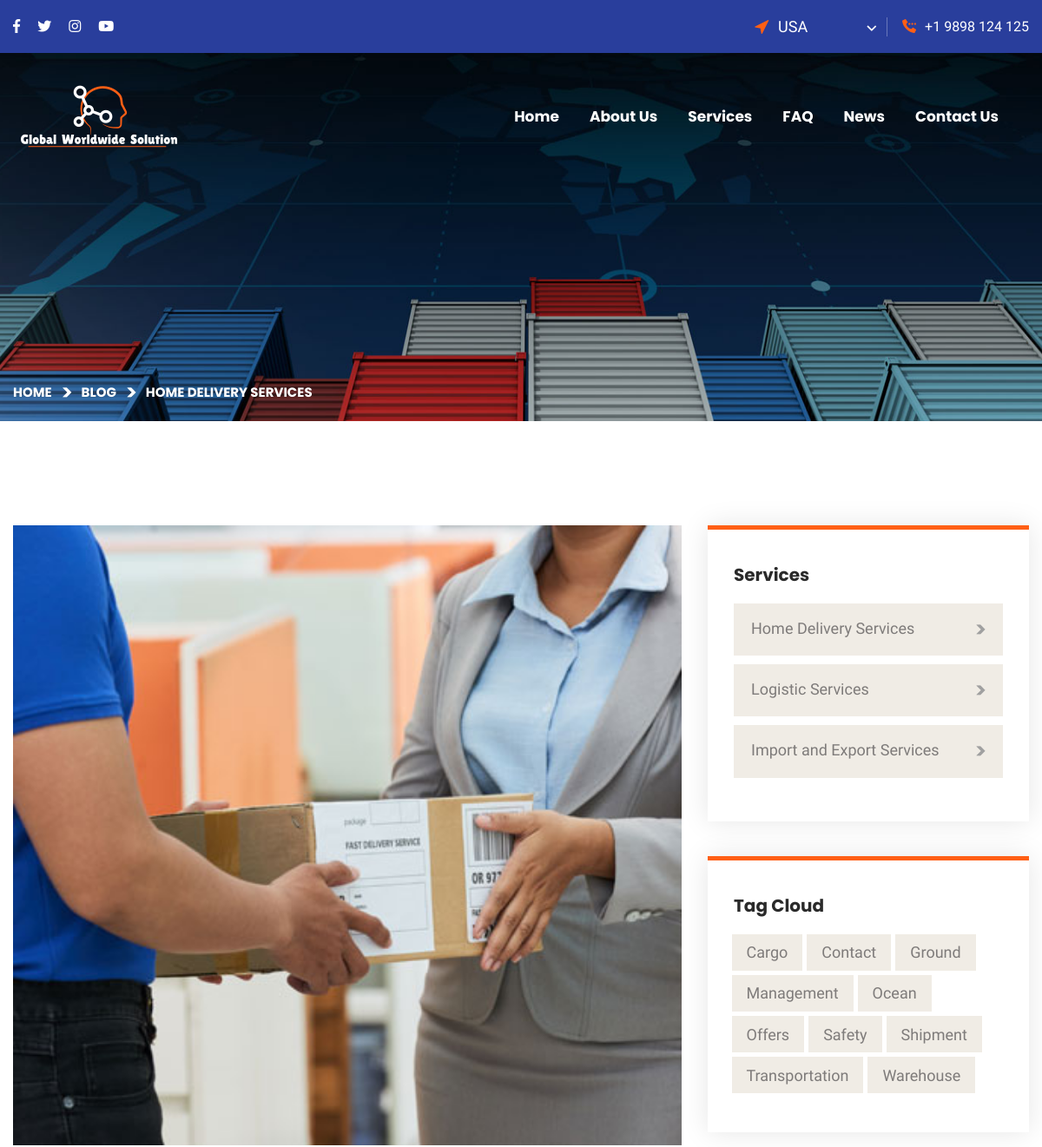
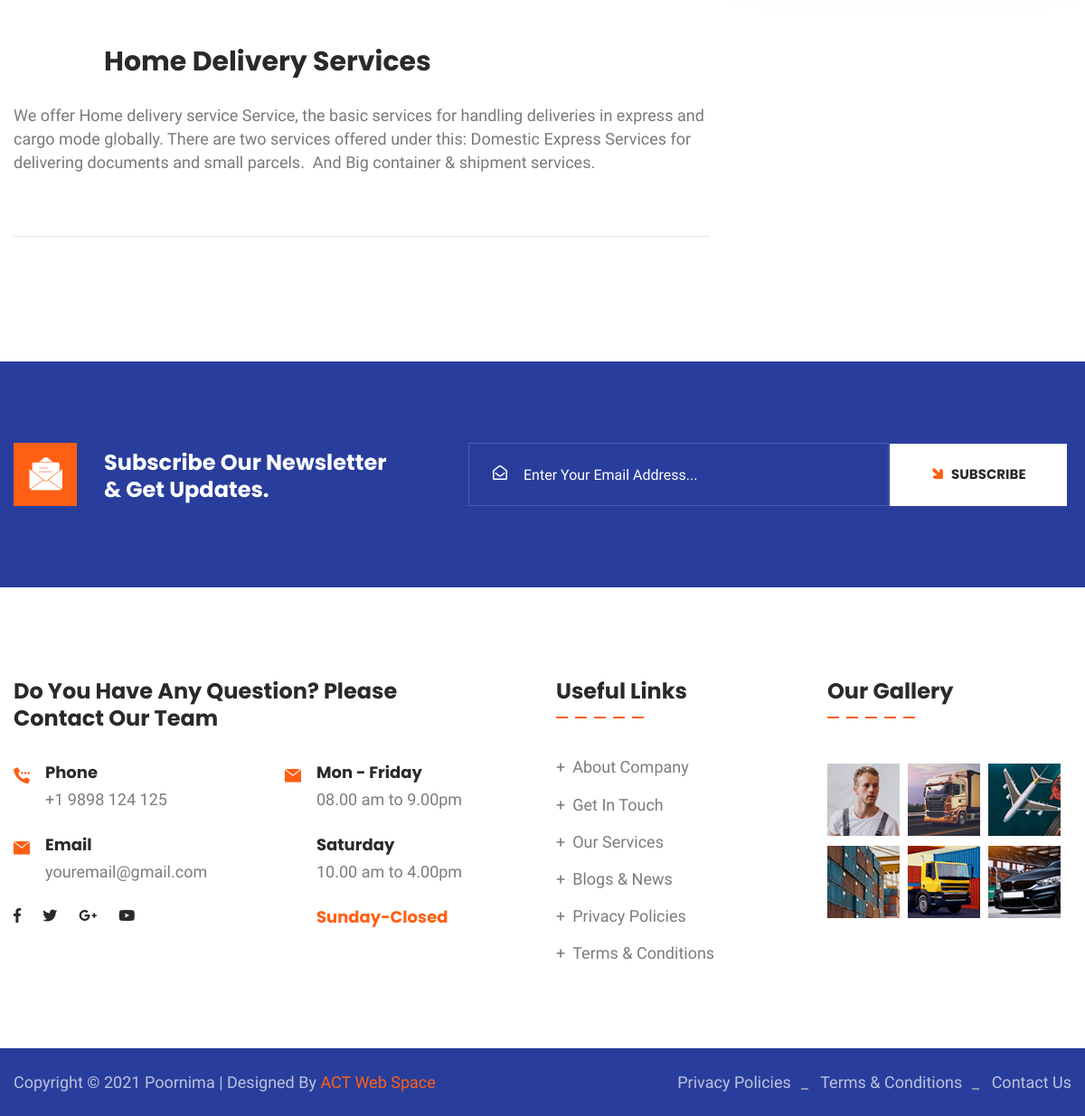
Page /single-service.php?id=38 on the committed database (2 pictures, top to bottom).
### tables this page shows
CREATE TABLE `settings` (
  `id` int(100) NOT NULL,
  `header_logo` varchar(255) DEFAULT NULL,
  `email` varchar(255) DEFAULT NULL,
  `phone` varchar(255) DEFAULT NULL,
  `phone2` varchar(20) DEFAULT NULL,
  `footer_logo` varchar(255) DEFAULT NULL,
  `footer_desc` varchar(5000) DEFAULT NULL,
  `facebook` varchar(2000) DEFAULT NULL,
  `twitter` varchar(2000) DEFAULT NULL,
  `linkedin` varchar(2000) DEFAULT NULL,
  `instagram` varchar(2000) DEFAULT NULL,
  `youtube` varchar(2000) DEFAULT NULL,
  `address` varchar(1000) DEFAULT NULL,
  `city` varchar(255) DEFAULT NULL,
  `state` varchar(255) DEFAULT NULL,
  `country` varchar(255) DEFAULT NULL,
  `pin` varchar(255) DEFAULT NULL,
  `map` varchar(3000) DEFAULT NULL,
  `site_name` varchar(255) DEFAULT NULL
);

CREATE TABLE `services` (
  `id` int(100) NOT NULL,
  `title` varchar(1000) DEFAULT NULL,
  `short` varchar(1500) DEFAULT NULL,
  `descrip` varchar(10000) DEFAULT NULL,
  `img` varchar(100) DEFAULT NULL,
  `url` varchar(255) DEFAULT NULL,
  `date` varchar(100) DEFAULT NULL,
  `status` varchar(10) DEFAULT NULL
);

### single-service.php (the view, shortened to what this page needs)
<?php
    include "admin/conn.php";
    $id = $_GET['id'];
    $service = mysqli_query($con,"SELECT * FROM services WHERE id=$id");
    $fetch = mysqli_fetch_array($service);
    $recent = mysqli_query($con,"SELECT * FROM services ORDER BY id DESC");
?>
<!DOCTYPE html>
<html lang="en">
<head>
<link href="assets/css/bootstrap.css" rel="stylesheet">
<link href="assets/css/style.css" rel="stylesheet">
<link href="assets/css/responsive.css" rel="stylesheet">
<link href="assets/css/color.css" rel="stylesheet">
</head>
<body>
<div class="page-wrapper">
<?php include "header.php"; ?>
    <section class="page-title" style="background-image: url(assets/images/background/bg-20.jpg);">
        <div class="auto-container">
            <div class="content-box">
                <div class="content-wrapper">
                    <ul class="bread-crumb clearfix">
                        <li><a href="index.php">Home</a></li>
                        <li><a href="#">Blog</a></li>
                        <li><?php echo $fetch['title']; ?></li>
                    </ul>
                </div>
            </div>
        </div>
    </section>
    <section class="news-section">
        <div class="auto-container">
            <div class="row">
                <div class="col-lg-8">
                    <div class="news-block-four blog-single-post">
                        <div class="inner-box">
                            <div class="image mb-5"><img src="admin/images/services/<?php echo $fetch['img'];  ?>" alt=""></div>
                            <div class="lower-content">
                                <div class="top-content">
                                    <h3><?php echo $fetch['title'];  ?></h3>
                                </div>
                                <div class="text mb-5">
                                    <p><?php echo $fetch['descrip'];  ?></p>
                                </div>
                            </div>
                        </div>
                    </div>
                </div>
                <aside class="col-lg-4 sidebar">
                    <div class="blog-sidebar style-two">
                        <div class="widget widget_categories">
                            <h4 class="widget_title">Services</h4>
                            <div class="widget-content">
                                <ul class="categories-list clearfix">
                                  <?php
                                    while($row=mysqli_fetch_array($recent)){
                                ?>
                                    <li><a href="single-service.php?id=<?php echo $row['id']; ?>"><?php echo $row['title']; ?> <i class="flaticon-right-arrow-6"></i> <span><?php echo $counti; ?></span></a></li>
                                 <?php  } ?>
                                </ul>
                            </div>
                        </div>
                        <div class="widget tag-cloud-widget">
                            <h4 class="widget_title">Tag Cloud</h4>
                            <ul class="clearfix">
                                <li><a href="#">Cargo</a></li>
                                <li><a href="#">Contact</a></li>
                                <li><a href="#">Ground</a></li>
                                <li><a href="#">Management</a></li>
                                <li><a href="#">Ocean</a></li>
                                <li><a href="#">Offers</a></li>
                                <li><a href="#">Safety</a></li>
                                <li><a href="#">Shipment</a></li>
                                <li><a href="#">Transportation</a></li>
                                <li><a href="#">Warehouse</a></li>
                            </ul>
                        </div>
                    </div>
                </aside>
            </div>
        </div>
    </section>
   <?php include "footer.php"; ?>
</body>
</html>

### header.php (shortened to what this page needs)
<?php
    include "admin/conn.php";
    $settings = mysqli_query($con,"SELECT * FROM settings");
    $setting  = mysqli_fetch_array($settings);
?>
    <header class="main-header header-style-one">
        <div class="header-top">
            <div class="auto-container">
                <div class="inner-container">
                    <div class="left-column">
                        <ul class="social-icon">
                            <li><a target="blank" href="<?php echo $setting['facebook']; ?>"><i class="fab fa-facebook-f"></i></a></li>
                            <li><a target="blank" href="<?php echo $setting['twitter']; ?>"><i class="fab fa-twitter"></i></a></li>
                            <li><a target="blank" href="<?php echo $setting['instagram']; ?>"><i class="fab fa-instagram"></i></a></li>
                            <li><a target="blank" href="<?php echo $setting['youtube']; ?>"><i class="fab fa-youtube"></i></a></li>
                        </ul>
                    </div>
                    <div class="right-column">
                        <div class="location">
                            <span class="flaticon-cursor"></span>
                            <form action="#" class="location-switcher">
                                <select class="selectpicker">
                                    <option value="1">USA</option>
                                </select>
                            </form>
                        </div>
                        <div class="phone-number"><i class="flaticon-calling"></i><a href="tel:<?php  echo $setting['phone']; ?>"></a><?php  echo $setting['phone']; ?></div>
                    </div>
                </div>
            </div>
        </div>
        <div class="header-upper">
            <div class="auto-container">
                <div class="inner-container">
                    <div class="logo-box">
                        <div class="logo"><a href="index.php"><img src="assets/images/klogo2.png" alt=""></a></div>
                    </div>
                    <div class="right-column">
                        <div class="nav-outer">
                            <nav class="main-menu navbar-expand-md navbar-light">
                                <div class="collapse navbar-collapse show clearfix" id="navbarSupportedContent">
                                    <ul class="navigation">
                                        <li class="dropdown"><a href="index.php">Home</a></li>
                                        <li class="dropdown"><a href="about.php">About Us</a></li>
                                        <li class="dropdown"><a href="service.php">Services</a>
                                        <li class="dropdown"><a href="faq.php">FAQ</a>
                                        </li>
                                        <li class="dropdown"><a href="blog.php">News</a>
                                        </li>
                                        <li><a href="contact.php">Contact Us</a></li>
                                    </ul>
                                </div>
                            </nav>
                        </div>
                    </div>
                </div>
            </div>
        </div>
    </header>

### footer.php (shortened to what this page needs)
<?php
    include "admin/conn.php";
    $settings = mysqli_query($con,"SELECT * FROM settings");
    $setting  = mysqli_fetch_array($settings);
?>
    <section class="newsletter-section style-two">
        <div class="auto-container">
            <div class="row">
                <div class="col-lg-5">
                    <h3><span class="flaticon-email"></span> Subscribe Our Newsletter <br> & Get Updates.</h3>
                </div>
                <div class="col-lg-7">
                    <div class="newsletter-form">
                        <form action="subscribe.php" method="post">
                            <div class="form-group">
                                <i class="far fa-envelope-open"></i>
                                <input type="email" placeholder="Enter Your Email Address..."  name="email">
                                <button type="submit" class="theme-btn btn-style-one"><span><i class="flaticon-up-arrow" name="submit"></i>Subscribe</span></button>
                            </div>
                        </form>
                    </div>
                </div>
            </div>
        </div>
    </section>
    <footer class="main-footer">
        <div class="upper-box">
            <div class="auto-container">
                <div class="row">
                    <div class="col-lg-6">
                        <div class="widget contact-widget style-two">
                            <h4>Do You Have Any Question? Please <br> Contact Our Team</h4>
                            <div class="row">
                                <div class="col-md-6">
                                    <div class="wrapper-box">
                                        <div class="icon-box">
                                            <div class="icon"><span class="flaticon-calling"></span></div>
                                            <div class="text"><strong>Phone</strong><a href="tel:<?php echo $setting['phone']; ?>"><?php echo $setting['phone']; ?></a></div>
                                        </div>
                                        <div class="icon-box">
                                            <div class="icon"><span class="flaticon-mail"></span></div>
                                            <div class="text"><strong>Email</strong><a href="mail:<?php echo $setting['email']; ?>"><?php echo $setting['email']; ?></a></div>
                                        </div>
                                        <ul class="social-icon">
                                            <li><a href="#"><i class="fab fa-facebook-f"></i></a></li>
                                            <li><a href="#"><i class="fab fa-twitter"></i></a></li>
                                            <li><a href="#"><i class="fab fa-google-plus-g"></i></a></li>
                                            <li><a href="#"><i class="fab fa-youtube"></i></a></li>
                                        </ul>
                                    </div>
                                </div>
                                <div class="col-md-6">
                                    <div class="icon-box">
                                        <div class="icon"><span class="flaticon-mail"></span></div>
                                        <div>
                                            <div class="text"><strong>Mon - Friday</strong>08.00 am to 9.00pm</div>
                                            <div class="text"><strong>Saturday</strong>10.00 am to 4.00pm</div>
                                            <div class="text"><span>Sunday-Closed</span></div>
                                        </div>
                                    </div>
                                </div>
                            </div>
                        </div>
                    </div>
                    <div class="col-lg-6">
                        <div class="row">
                            <div class="col-md-6">
                                <div class="widget links-widget">
                                    <h4 class="widget_title">Useful Links</h4>
                                    <div class="widget-content">
                                        <ul class="list">
                                            <li><a href="about.php">About Company</a></li>
                                            <li><a href="contact.php">Get In Touch</a></li>
                                           <li><a href="service.php">Our Services</a></li>
                                            <li><a href="blog.php">Blogs & News</a></li>
                                            <li><a href="privacy.php">Privacy Policies</a></li>
                                            <li><a href="terms.php">Terms & Conditions</a></li>
                                        </ul>
                                    </div>
                                </div>
                            </div>
                            <div class="col-md-6">
                                <div class="widget instagram-widget">
                                    <h4 class="widget_title">Our Gallery</h4>
                                    <div class="wrapper-box">
                                        <div class="image">
                                            <img src="assets/images/gallery/gallery-1.jpg" alt="">
                                        </div>
                                        <div class="image">
                                            <img src="assets/images/gallery/gallery-2.jpg" alt="">
                                        </div>
                                        <div class="image">
                                            <img src="assets/images/gallery/gallery-3.jpg" alt="">
                                        </div>
                                        <div class="image">
                                            <img src="assets/images/gallery/gallery-4.jpg" alt="">
                                        </div>
                                        <div class="image">
                                            <img src="assets/images/gallery/gallery-5.jpg" alt="">
                                        </div>
                                        <div class="image">
                                            <img src="assets/images/gallery/gallery-6.jpg" alt="">
                                        </div>
                                    </div>
                                </div>
                            </div>
                        </div>
                    </div>
                </div>
            </div>
        </div>
    </footer>
    <div class="footer-bottom">
        <div class="auto-container">
            <div class="row m-0 align-items-center justify-content-between">
                <div class="copyright-text">Copyright © 2021 <?php echo $setting['site_name']; ?> | Designed By <a target="blank" href="https://www.actwebspace.com"> ACT Web Space</a></div>
                <ul class="menu">
                    <li><a href="privacy.php">Privacy Policies</a></li>
                    <li><a href="terms.php">Terms & Conditions </a></li>
                    <li><a href="contact.php">  Contact Us</a></li>
                </ul>
            </div>
        </div>
    </div>
</div>

### assets/css/responsive.css (style rules this page uses)
@media only screen and (max-width: 7000px) { .page-wrapper { overflow: hidden; } }

### assets/css/color.css (style rules this page uses)
a:hover, a { color: #ff5f15; }
.btn-style-one { background-color: #ff5f15; }
.header-top .location span { color: #ff5f15; }
.header-top .phone-number i { color: #ff5f15; }
.main-menu .navigation>li:before { color: #ff5f15; }
.main-menu .navigation>li>a:before { color: #ff5f15; }
.main-menu .navigation>li>a:after { color: #ff5f15; }
.contact-widget .icon { color: #ff5f15; }
.newsletter-section h3 span { background: #ff5f15; }
.newsletter-form .btn-style-one i { color: #ff5f15; }
.newsletter-form .btn-style-one:before { background: #ff5f15; }
.contact-widget.style-two .text span { color: #ff5f15; }
.blog-sidebar.style-two .widget { border-top: 5px solid #ff5f15; }

### rows in the picture
settings: phone "+1 9898 124 125", email "youremail@gmail.com", site_name "Poornima"
services: title "HOME DELIVERY SERVICES", img (picture), title "Home Delivery Services", descrip "We offer Home delivery service Service, the basic services for handling deliveries in express and cargo mode globally. There are two services offered under this: Domestic Express Services for delivering documents and small parcels. And Big container & shipment services."
services: title "Logistic Services"
services: title "Import and Export Services"
